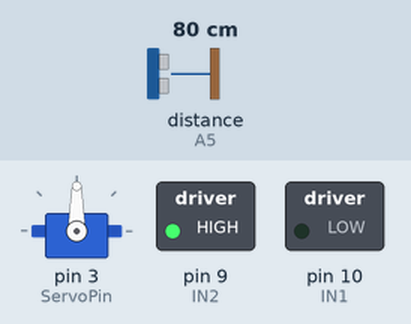
This sketch was run on a simulated Arduino Uno, built with avr-gcc and run on an emulated ATmega328P. Shown: servo, switched loads named in the sketch (green lamp = pin HIGH). Wiring (inferred from the names in the program): ultrasonic range finder: trigger A4; echo A5. Inputs (shaded band) come from the test bench; at power-on: distance to the obstacle (sensor on A5) 80 cm. The echo pulse lasts 58.3 µs per cm; pins used as bus, display or sensor lines are not drawn.

Above: at 2.3 s.
2.4 s: distance to the obstacle (sensor on A5) set to 57 cm
4.5 s: distance to the obstacle (sensor on A5) set to 50 cm
At 5.3 s:
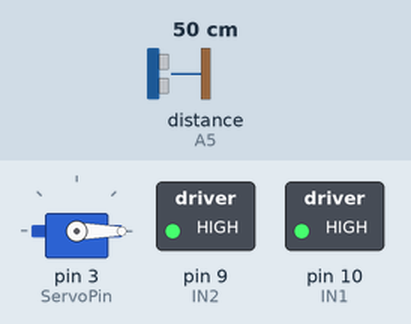
9.0 s: distance to the obstacle (sensor on A5) set to 60 cm
At 10.9 s:
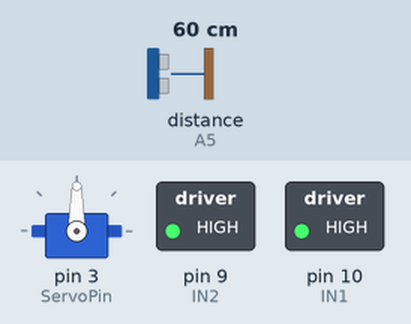
12.5 s: distance to the obstacle (sensor on A5) set to 2 cm
At 16.8 s:
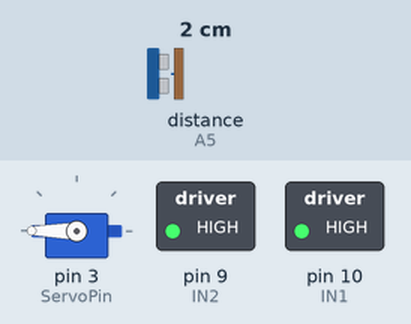
17.5 s: distance to the obstacle (sensor on A5) set to 120 cm
At 21.0 s:
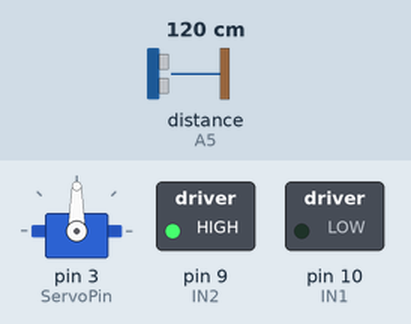
Timing chart, 0 to 22.5 s (numbered marks = the images above; inputs shaded):
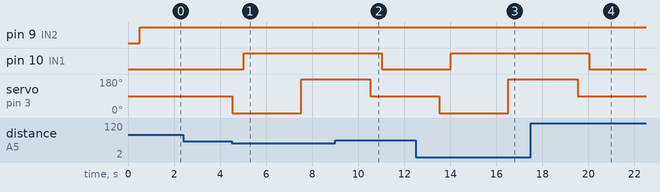

The sketch:

ABS-Code.ino
```cpp
#include <Servo.h>
Servo myservo;  // Declare the servo object

// Motor Driver Pins
const int IN1 = 10;
const int IN2 = 9;
const int IN3 = 8;
const int IN4 = 7;
// Ultrasonic Sensor Pins
const int trigPin = A4;
const int echoPin = A5;
// Servo Motor Pin
const int ServoPin = 3;
// Create Servo object to control the servo motor Servo myservo;
void setup()
{
// Initialize the Motor Driver Pins
pinMode(IN1, OUTPUT);
pinMode(IN2, OUTPUT);
pinMode(IN3, INPUT);
pinMode(IN4, INPUT);
// Initialize the Ultrasonic Sensor Pins
pinMode(trigPin, OUTPUT);
pinMode(echoPin, INPUT);
// Attach the Servo Motor to the ServoPin
myservo.attach(ServoPin);
}
void loop() {
// Read the distance from the Ultrasonic Sensor
long duration, distance;
digitalWrite(trigPin, LOW);
delayMicroseconds(2);
digitalWrite(trigPin, HIGH);
delayMicroseconds(1);
digitalWrite(trigPin, LOW);
duration = pulseIn(echoPin, HIGH);
distance = duration * 0.020 / 2;
// Control the Servo Motor based on the distance
if (distance > 30)
{
myservo.write(90);
delay(500);
digitalWrite(IN1, LOW);
digitalWrite(IN2, HIGH);
digitalWrite(IN3, HIGH);
digitalWrite(IN4, LOW);
delay(1000);
} else if (distance > 50) {
myservo.write(45);
delay(500);
digitalWrite(IN1, HIGH);
digitalWrite(IN2, LOW);
digitalWrite(IN3, HIGH);
digitalWrite(IN4, LOW);
delay(500);
} else {
myservo.write(0);
delay(500);
digitalWrite(IN1, HIGH);
digitalWrite(IN2, HIGH);
digitalWrite(IN3, HIGH);
digitalWrite(IN4, HIGH);
delay(500);
myservo.write(0); //rotate servo to one end
delay(2000); //wait for 1 second
myservo.write(380); //rotate servo to the other end
delay(3000); //wait for 1 second
}
}
```

Measured:
- the behaviour switches between 54 and 53 cm on distance to the obstacle (sensor on A5) (found by bisection; images 0 and 1)
- after the input at 2.4 s, every drawn part: stays the same
- after the input at 4.5 s, pin 10 (IN1): LOW → HIGH after 0.52 s; servo on pin 3 (ServoPin): 90° → 0° at once, → 180° 3.0 s later
- after the input at 9.0 s, pin 10 (IN1): HIGH → LOW after 2.0 s; servo on pin 3 (ServoPin): 180° → 90° after 1.5 s
- after the input at 12.5 s, pin 10 (IN1): LOW → HIGH after 1.5 s; servo on pin 3 (ServoPin): 90° → 0° after 1.0 s, → 180° 3.0 s later
- after the input at 17.5 s, pin 10 (IN1): HIGH → LOW after 2.5 s; servo on pin 3 (ServoPin): 180° → 90° after 2.0 s
